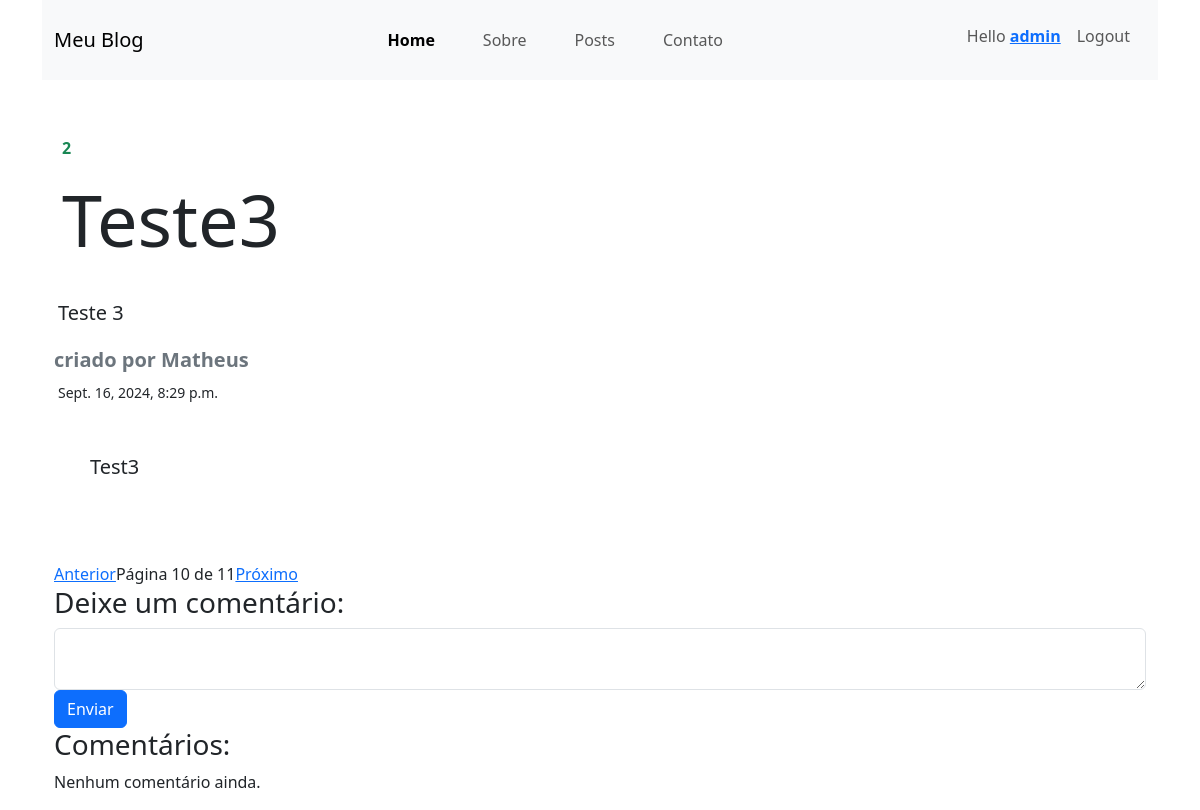
The app's page /blog/post/10/ (signed in), older data.
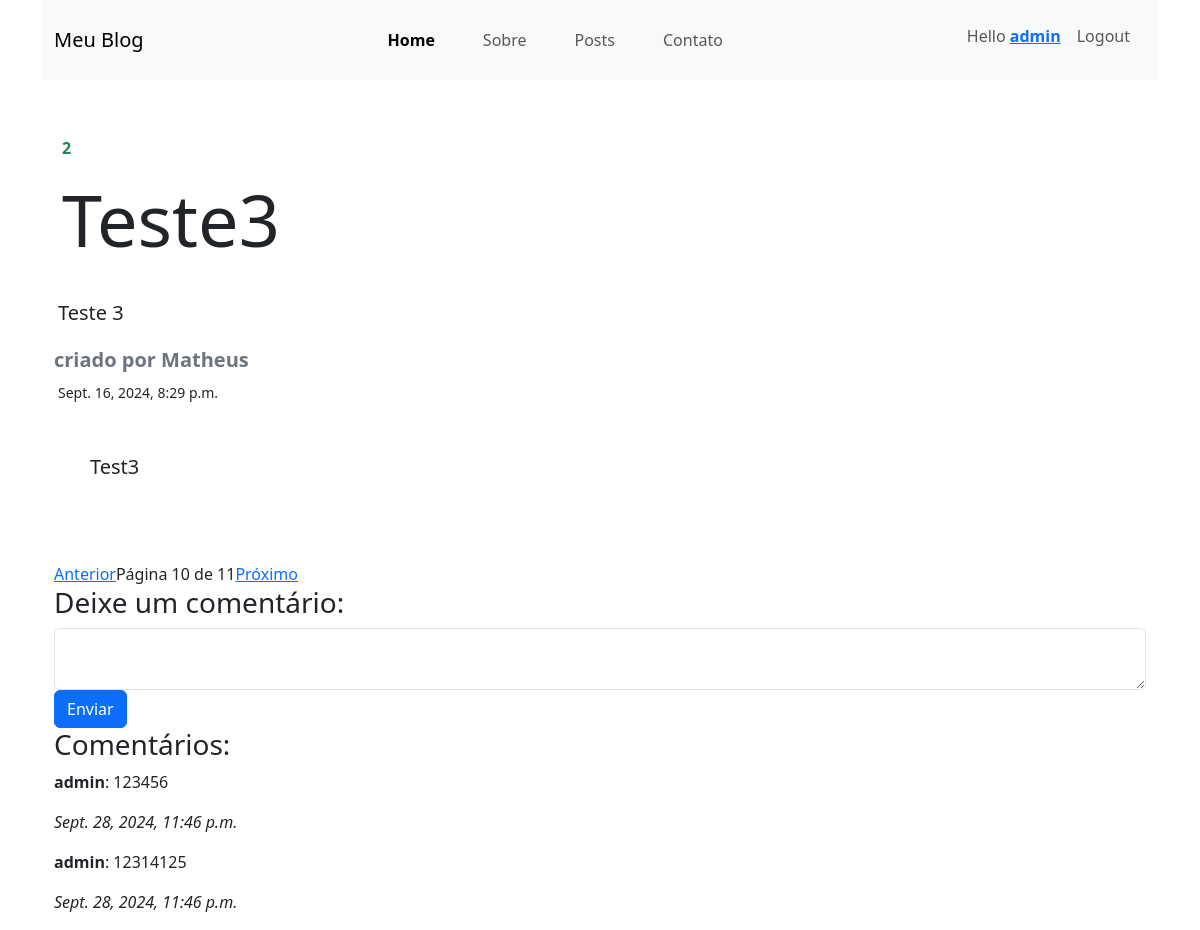
The same page, newer data.
### blog/models.py (models this page shows, shortened)
class Comentario(models.Model):
    post_id = models.ForeignKey(Post, on_delete=models.CASCADE, related_name='post_id')
    autor = models.ForeignKey(User, on_delete=models.CASCADE)
    conteudo = models.TextField()
    criado = models.DateTimeField(auto_now_add=True)

### blog/views.py (the view)
# urls.py: path('post/<int:id>/', views.post, name="post"),
def post(request, id):
    post = get_object_or_404(Post, id=id)
    lista_post = Post.objects.all().order_by('id')
    lista_comentarios = post.post_id.all()
    paginator = Paginator(lista_post, 1)
    post_index = list(lista_post).index(post)
    page_num = post_index+1
    page_obj = paginator.get_page(page_num)
    proximo_post = Post.objects.filter(id__gt=post.id).first()  # Próximo post
    post_anterior = Post.objects.filter(id__lt=post.id).last()
    return render(request,'post.html', {'post':post, 'page_obj':page_obj,'proximo_post':proximo_post, 'post_anterior':post_anterior,
                                        'lista_comentarios':lista_comentarios})

### blog/models.py (called while the page is built)
    def __str__(self):
        return self.nome

### blog/Templates/post.html (shortened to what this page needs)
{% extends 'base.html' %}
{% block content %}
    <label class=" rounded text-success m-1 p-1"><strong>{{post.categoria}}</strong></label>
        <h1 class="display-2 text-justify p-2"><strong>{{post.titulo}}</strong></h1>
        <div class="row text-justify mt-4 p-1">
            <p class="lead"><strong>{{post.resumo}}</strong></p>
        </div>
        <label class="text-secondary h5"><strong>criado por {{post.autor}}</strong></label>
        <div class="ps-1"><small>{{post.data}}</small></div>
        <div class="row pe-4 text-justify">
            <div class="col p-5">
                <p class="lead">{{post.conteudo}}</p>
            </div>
        </div>
    <div class="pagination">
        {% if post_anterior %}
            <a href="{%url 'blog:post' post_anterior.id %}">Anterior</a>
        {% endif %}
        <span>Página {{ page_obj.number }} de {{ page_obj.paginator.num_pages }}</span>
        {% if proximo_post %}
            <a href="{% url 'blog:post' proximo_post.id %}">Próximo</a>
        {% endif %}
    </div>
<h3>Deixe um comentário:</h3>
<div class="row">
        <form method="post" action="{% url 'blog:addcomentario' id=post.id %}">
            <textarea class="form-control"name="conteudo"></textarea>
            <input class="btn btn-primary"type="submit" value="Enviar">
        </form>
</div>
<h3>Comentários:</h3>
{% for comentario in lista_comentarios %}
    <div>
        <p><strong>{{ comentario.autor.username }}</strong>: {{ comentario.conteudo }}</p>
        <p><em>{{ comentario.criado }}</em></p>
    </div>
{% empty %}
    <p>Nenhum comentário ainda.</p>
{% endfor %}
{% endblock %}

Row changes from the older to the newer data that the page shows:
added Comentario: autor.username "admin", conteudo "123456", criado "Sept. 28, 2024, 11:46 p.m."
added Comentario: autor.username "admin", conteudo "12314125", criado "Sept. 28, 2024, 11:46 p.m."
Text that changed along with them:
text no longer shown: "Nenhum comentário ainda."
